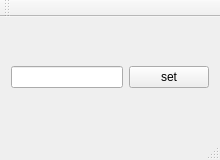
<?xml version="1.0" encoding="UTF-8"?>
<ui version="4.0">
 <class>MainWindow</class>
 <widget class="QMainWindow" name="MainWindow">
  <property name="geometry">
   <rect>
    <x>0</x>
    <y>0</y>
    <width>220</width>
    <height>160</height>
   </rect>
  </property>
  <property name="windowTitle">
   <string>MainWindow</string>
  </property>
  <widget class="QWidget" name="centralWidget">
   <layout class="QGridLayout" name="gridLayout">
    <item row="0" column="0">
     <widget class="QLineEdit" name="lineEdit">
      <property name="readOnly">
       <bool>true</bool>
      </property>
     </widget>
    </item>
    <item row="0" column="1">
     <widget class="QPushButton" name="pushButton">
      <property name="text">
       <string>set</string>
      </property>
     </widget>
    </item>
   </layout>
  </widget>
  <widget class="QMenuBar" name="menuBar">
   <property name="geometry">
    <rect>
     <x>0</x>
     <y>0</y>
     <width>220</width>
     <height>21</height>
    </rect>
   </property>
  </widget>
  <widget class="QToolBar" name="mainToolBar">
   <attribute name="toolBarArea">
    <enum>TopToolBarArea</enum>
   </attribute>
   <attribute name="toolBarBreak">
    <bool>false</bool>
   </attribute>
  </widget>
  <widget class="QStatusBar" name="statusBar"/>
 </widget>
 <layoutdefault spacing="6" margin="11"/>
 <resources/>
 <connections/>
</ui>
